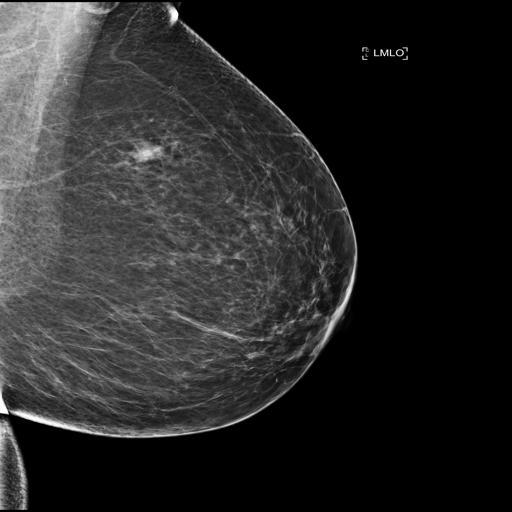
%> input picture IMG meli/1360800566.jpeg, 512 x 512 px
$ octave --eval "result = TumorMama('../IMG meli/1360800566.jpeg');"   (GNU Octave 9; MATLAB toolbox functions it lacks are replaced by stand-ins)
%> lines starting %> are read from the running program, lines starting %| are printed output that depends on the picture; in (x1, y1, x2, y2) boxes, pixels count from 0 and x2, y2 are one past the last pixel; in counts of white or black regions, pixels touching at a corner belong together; the program's own positions count from 1
function tumor = TumorMama(filename)
%> called with filename = '../IMG meli/1360800566.jpeg'

%Leemos imagen
img=imread(filename);
%> img is the input picture: size 512x512 uint8; min 0, max 255, mean 39.7

%Sino está en escala de grises, la modifico para que lo esté
gray = ismatrix(img);
%> gray = true
gris=img;
if gray == false %no esta en escala de grises
    gris = rgb2gray(img);
end


%Determinamos un umbral en función del histograma ecualizado
%Modificamos la imagen en función del umbral
J=histeq(gris);
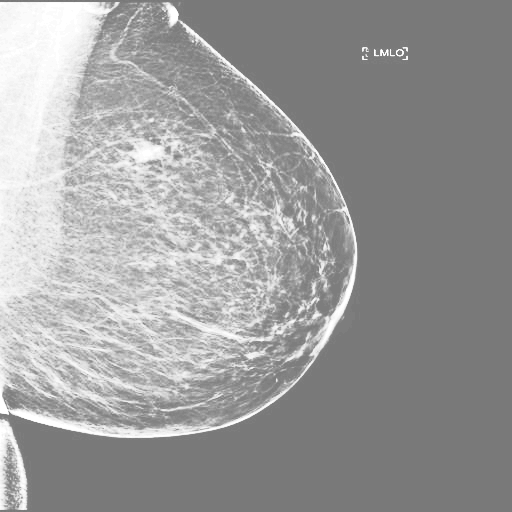
%> J: size 512x512 uint8; min 121, max 255, mean 156
umbral1=150;
umbral2=255;

img_out=imadjust(gris,[umbral1, umbral2]/255, [0, 255]/255);
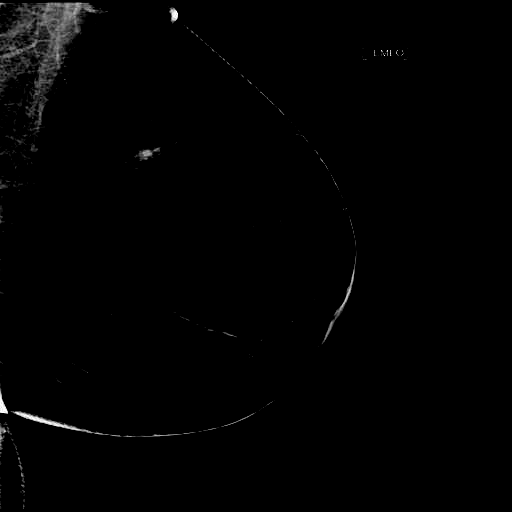
%> img_out: size 512x512 uint8; min 0, max 255, mean 2.2

%Binarizamos la imagen
BW=imbinarize(img_out);
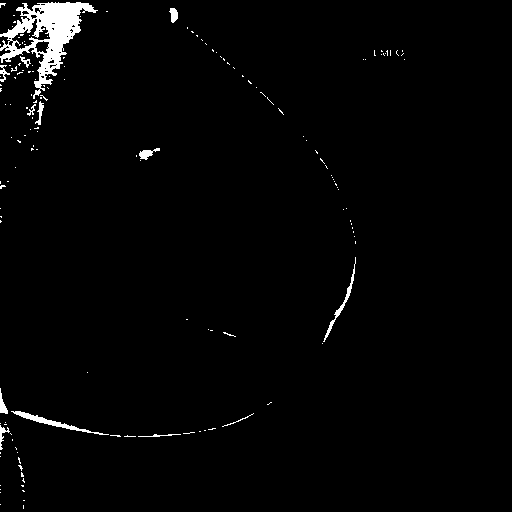
%> BW: size 512x512 logical; 1.9% white; 156 white regions (143 under 20 px), largest, box (x1, y1, x2, y2) and area: (0, 2, 98, 99) 3180, (11, 411, 109, 435) 373, (323, 257, 356, 342) 243

%Creamos un elemento estructurante con el que vamos a realizar operaciones
%morfológicas sobre la mamografía
se=strel('disk',7);
BW=imclose(BW,se);
%> BW: size 512x512 logical; 2.9% white; 71 white regions (60 under 20 px), largest, box (x1, y1, x2, y2) and area: (0, 2, 98, 132) 5728, (0, 388, 109, 457) 784, (322, 257, 356, 344) 254

%% ELIMINO BORDES

[B,L]=bwboundaries(BW);
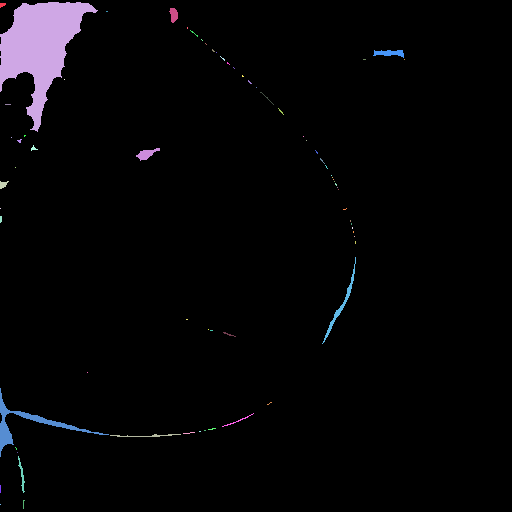
%> L: size 512x512 double; 72 distinct labels, from 0 to 71; one colour per label, 0 black
%> B = 71 boundaries; largest, box (x1, y1, x2, y2) and points: (0, 2, 98, 132) 425, (0, 388, 109, 457) 343, (322, 257, 356, 344) 174, (110, 434, 181, 437) 141, (18, 456, 25, 493) 73

borde=size(L,2); %Nos quedamos con la altura de la matriz de etiquetas
%> borde = 512

%Obtengo índices de donde empieza y termina la matriz de etiquetas
num=0;
max_inicio=max(L(:,1));
%> max_inicio = 8
max_final=max(L(:,borde));
%> max_final = 0

%Si se encuentra un elemento en el borde, es ruido, lo eliminamos
for i=1:max_inicio
    fila_inicio=find(L(:,1)==i);

    if ~isempty(fila_inicio)
        distinta_cero1 = fila_inicio(1);
        num1=L(distinta_cero1,1);
        L(L==num1)=0;
    end
end
%> this loop made 8 passes
%> (fila_inicio, distinta_cero1) on passes 1, 3, 4, 5, 7, 8: ([4; 5; 6; 7; 8], 4), ([182; 183; 184; 185; 186; 187; 188; 189], 182), (209, 209), ([217; 218; 219; 220; 221; 222; 223], 217), ([486; 487; 488; 489; 490; 491; 492; 493], 486), (505, 505)
%> distinta_cero1 on passes 2, 6: 35, 389
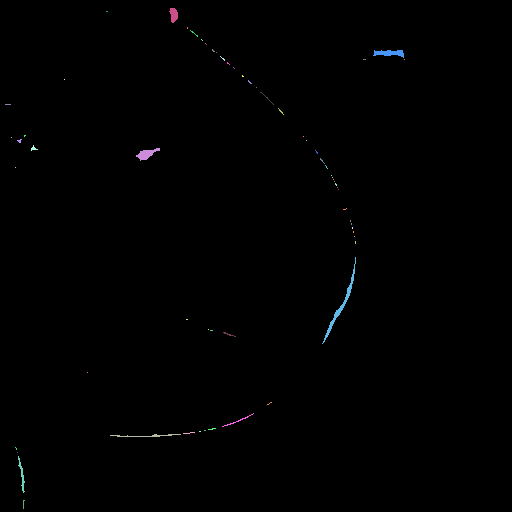
%> L: size 512x512 double; 64 distinct labels, from 0 to 71; one colour per label, 0 black

%Lo mismo hacemos para el otro borde
for i=1:max_final
     fila_final=find(L(:,borde)==i);

    if ~isempty(fila_final)
        distinta_cero2 = fila_final(1);
        num2=L(distinta_cero2,borde);
        L(L==num2)=0;
    end
end
%> this loop made 0 passes
%%

%Binarizamos la matriz de etiquetas
BWL=imbinarize(L);
%> BWL: size 512x512 logical; 0.41% white; 63 white regions (56 under 20 px), largest, box (x1, y1, x2, y2) and area: (322, 257, 356, 344) 254, (373, 50, 404, 58) 150, (136, 148, 160, 161) 144

%Creamos un elemento estructurante con el que vamos a realizar operaciones
%morfológicas sobre la mamografía
%---------------------
SE1=strel('square',5);
SE2=strel('disk',3);
SE3=strel('disk',10);
%

%TUVE QUE EROSIONAR PARA SACAR RUIDO! Dilatamos para agrandar y suavizar
%los elementos que se encuentran en la imagen
BW2=imerode(BWL,SE1);
%> BW2: size 512x512 logical; 0.02% white in thin lines or dots, all inside (x1, y1, x2, y2) = (141, 10, 401, 158)
BW2=imdilate(BW2,SE3);
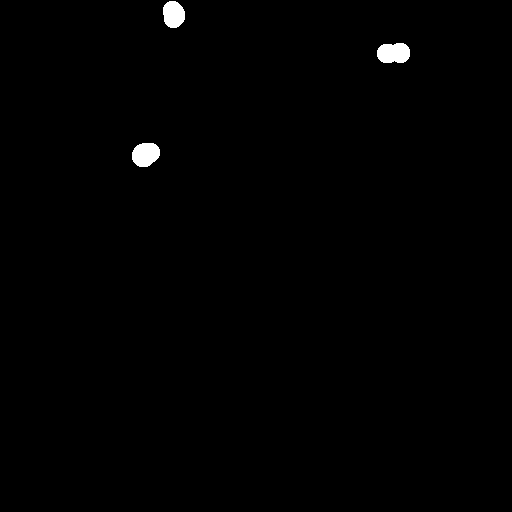
%> BW2: size 512x512 logical; 0.6% white; 3 white regions, box (x1, y1, x2, y2) and area: (377, 43, 410, 63) 565, (132, 143, 160, 167) 535, (163, 1, 185, 28) 477

mask=BW2;


% Le sacamos el área, el perímetro y el centroide de cada elemento presente
L1 = bwlabel(mask);
%> L1: size 512x512 double; 4 distinct labels, from 0 to 3
prop = regionprops(L1, 'Area', 'Perimeter', 'Centroid');
%> prop = 3 regions; Area, Centroid and Perimeter: 565 [394.2 53.7] 87.61, 535 [146.2 155] 79.76, 477 [174.2 15] 75.17
areas = [prop.Area];
%> areas = [535 477 565]
perimeters = [prop.Perimeter];
%> perimeters = [79.76 75.17 87.61]

%Calculamos el factor de redondez
for k = 1:length(prop)
    r = perimeters(k)/(2*pi) + 0.5;
    FR(k) = (4*pi*areas(k))/(perimeters(k)^2)*(1 - 0.5/r)^2;
end
%> this loop made 3 passes
%> r on passes 1 to 3: 13.19, 12.46, 14.44
%> after the loop, FR = [0.978 0.977 0.862]

%Si el FR es menor a 0.55 determinamos que no es un tumor ni una masa que
%nos interese, la eliminamos de la imagen
for i=1:length(prop)
    if FR(i) < 0.55
       mask(L1 == i) = 0;
    end
end
%> this loop made 3 passes

%%Saco matriz de etiquetas y area de los elementos de la mascara modificada
L2 = bwlabel(mask);
prop2 = regionprops(mask, 'Area');
%> prop2 = 3 regions; Area: 565, 535, 477
areas2 = [prop2.Area];
%> areas2 = [535 477 565]

%Obtengo el indice del elemento de mayor area
[valor_max, indice_circulo_mas_grande] = max(areas2);
%> valor_max = 565; indice_circulo_mas_grande = 3

%Si hay más de un elemento de la máscara, me quedo con el objeto más grande, es decir el tumor
if length(areas2)>1
   for i=1:length(areas2)
       mask(L2 ~= indice_circulo_mas_grande) = 0;
   end
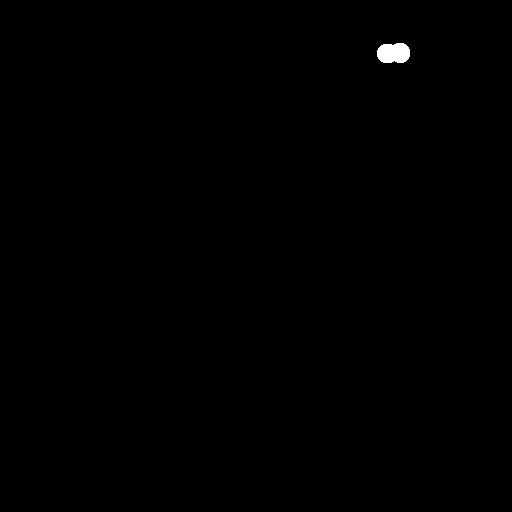
%> mask: size 512x512 logical; 0.22% white; 1 white region, box (x1, y1, x2, y2) and area: (377, 43, 410, 63) 565
end

% Segmentamos la zona del tumor
tumor=BW.*mask;
%> tumor: size 512x512 double; values 0 (black) and 1 (white), 0.05% white; 2 white regions (1 under 20 px), largest, box (x1, y1, x2, y2) and area: (377, 50, 404, 58) 134

%Obtenemos bordes y matriz de etiquetas de la zona dilatada del tumor
[B3,L3] = bwboundaries(tumor);
%> L3: size 512x512 double; 3 distinct labels, from 0 to 2
%> B3 = 2 boundaries; box (x1, y1, x2, y2) and points: (377, 50, 404, 58) 62, (404, 59, 405, 60) 2

%Obtenemos los elementos dentro de la zona dilatada del tumor
prop3 = regionprops(L3, 'Area');
%> prop3 = 2 regions; Area: 134, 1
areas3 = [prop3.Area];
%> areas3 = [134 1]
[valor_max, indice_circulo_mas_grande3] = max(areas3);
%> valor_max = 134; indice_circulo_mas_grande3 = 1

% Eliminar los objetos pequeÃ±os si hay mas de un objeto en la imagen
if length(areas3)>1
   for i=1:length(areas3)
       tumor(L3 ~= indice_circulo_mas_grande3) = 0;
   end
%> this loop made 2 passes
%> tumor: size 512x512 double; values 0 (black) and 1 (white), 0.05% white; 1 white region, box (x1, y1, x2, y2) and area: (377, 50, 404, 58) 134
end
end

$ run again, on IMG meli/1506392319.jpeg
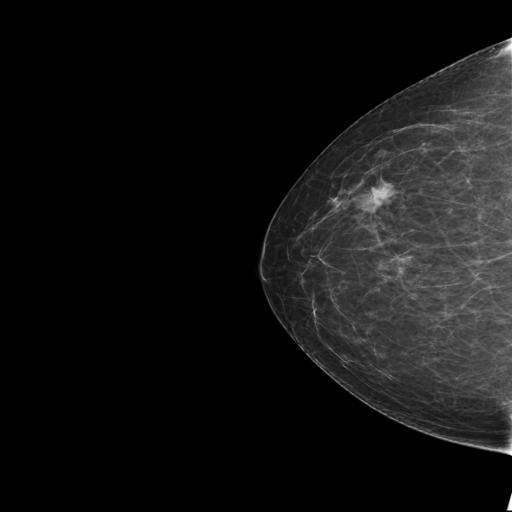
%> input picture IMG meli/1506392319.jpeg, 512 x 512 px
%> in TumorMama, img is the input picture: size 512x512 uint8; min 0, max 255, mean 18.3
%> in TumorMama, `J=histeq(gris);`:
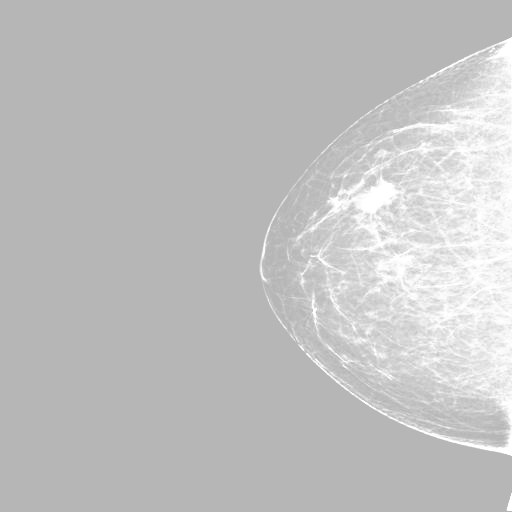
%> J: size 512x512 uint8; min 182, max 255, mean 192.4
%> B = 4 boundaries; box (x1, y1, x2, y2) and points: (373, 188, 387, 203) 39, (498, 444, 512, 455) 39, (505, 38, 512, 54) 36, (508, 495, 512, 510) 32
%> max_inicio = 0
%> max_final = 4
%> the loop in TumorMama, `for i=1:max_final` made 4 passes
%> (fila_final, distinta_cero2) on pass 2: ([445; 446; 447; 448; 449; 450; 451; 452; 453; 454; 455], 445)
%> BWL: size 512x512 logical; 0.05% white; 1 white region, box (x1, y1, x2, y2) and area: (373, 188, 387, 203) 126
%> L1: size 512x512 double; values 0 (black) and 1 (white), 0.2% white; 1 white region, box (x1, y1, x2, y2) and area: (367, 183, 393, 208) 520
%> prop = 1 region; Area, Centroid and Perimeter: 520 [379.9 195.4] 78.16
%> areas = 520
%> perimeters = 78.16
%> the loop in TumorMama, `for k = 1:length(prop)` made 1 pass
%> r on pass 1: 12.94
%> the loop in TumorMama, `for i=1:length(prop)` made 1 pass
%> prop2 = 1 region; Area: 520
%> areas2 = 520
%> in TumorMama, `[valor_max, indice_circulo_mas_grande] = max(areas2);`: indice_circulo_mas_grande = 1
%> B3 = 1 boundary; box (x1, y1, x2, y2) and points: (373, 188, 387, 203) 39
%> prop3 = 1 region; Area: 126
%> areas3 = 126
%> in TumorMama, `[valor_max, indice_circulo_mas_grande3] = max(areas3);`: indice_circulo_mas_grande3 = 1

$ run again, on IMG meli/1507275789.jpeg
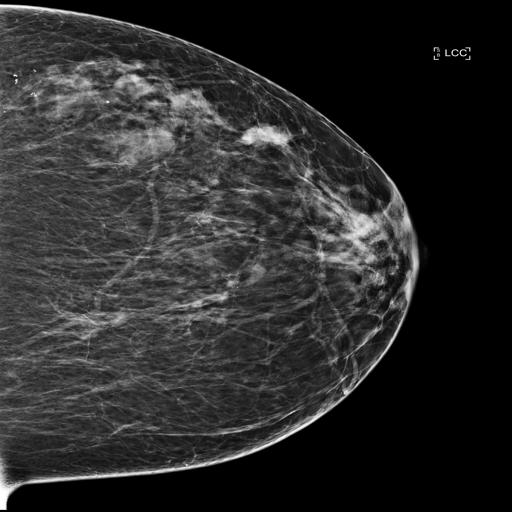
%> input picture IMG meli/1507275789.jpeg, 512 x 512 px
%> in TumorMama, img is the input picture: size 512x512 uint8; min 0, max 255, mean 42.4
%> B = 92 boundaries; largest, box (x1, y1, x2, y2) and points: (27, 403, 337, 483) 622, (319, 194, 378, 262) 214, (0, 5, 91, 16) 183, (366, 318, 403, 375) 113, (0, 467, 20, 510) 108
%> max_inicio = 2
%> max_final = 0
%> the loop in TumorMama, `for i=1:max_inicio` made 2 passes
%> (fila_inicio, distinta_cero1, num1) on pass 1: ([6; 7; 8], 6, 1)
%> BWL: size 512x512 logical; 1.4% white; 90 white regions (72 under 20 px), largest, box (x1, y1, x2, y2) and area: (319, 194, 378, 262) 936, (27, 403, 337, 483) 752, (242, 127, 287, 144) 476
%> L1: size 512x512 double; 7 distinct labels, from 0 to 6
%> prop = 6 regions; Area, Centroid and Perimeter: 2649 [354.5 232.4] 270, 1297 [265.8 136.9] 139.7, 657 [183.8 99.7] 93.78, 647 [140.5 83.5] 96.1, 535 [461.9 53.9] 81.3, 293 [407 221] 57.3
%> areas = [647 657 1297 2649 293 535]
%> perimeters = [96.1 93.78 139.7 270 57.3 81.3]
%> the loop in TumorMama, `for k = 1:length(prop)` made 6 passes
%> r on passes 1 to 6: 15.79, 15.43, 22.73, 43.47, 9.62, 13.44
%> after the loop in TumorMama, `for k = 1:length(prop)`: FR = [0.826 0.879 0.799 0.446 1.01 0.943]
%> the loop in TumorMama, `for i=1:length(prop)` made 6 passes
%> after the loop in TumorMama, `for i=1:length(prop)`:
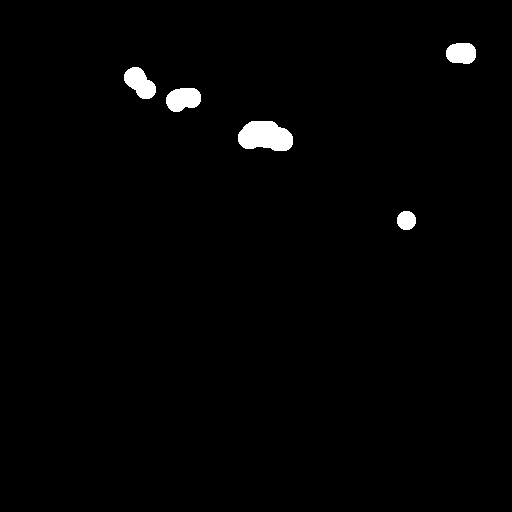
%> mask: size 512x512 logical; 1.3% white; 5 white regions, box (x1, y1, x2, y2) and area: (238, 121, 293, 151) 1297, (166, 88, 201, 112) 657, (124, 67, 156, 99) 647, (446, 43, 476, 64) 535, (397, 211, 416, 230) 293
%> L2: size 512x512 double; 6 distinct labels, from 0 to 5
%> prop2 = 5 regions; Area: 1297, 657, 647, 535, 293
%> areas2 = [647 657 1297 293 535]
%> in TumorMama, `[valor_max, indice_circulo_mas_grande] = max(areas2);`: valor_max = 1297; indice_circulo_mas_grande = 3
%> the loop in TumorMama, `for i=1:length(areas2)` made 5 passes
%> after the loop in TumorMama, `for i=1:length(areas2)`:
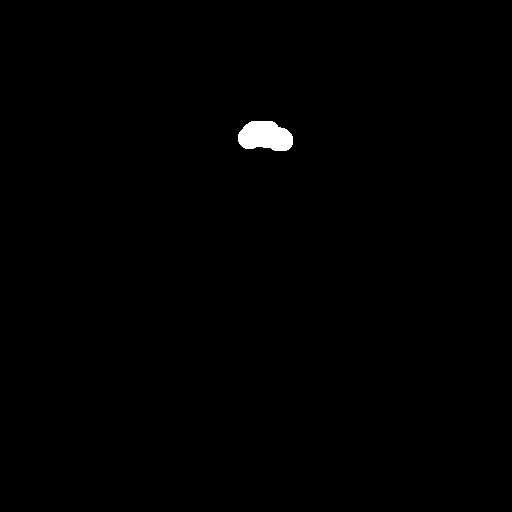
%> mask: size 512x512 logical; 0.49% white; 1 white region, box (x1, y1, x2, y2) and area: (238, 121, 293, 151) 1297
%> tumor: size 512x512 double; values 0 (black) and 1 (white), 0.18% white; 1 white region, box (x1, y1, x2, y2) and area: (242, 127, 287, 144) 476
%> B3 = 1 boundary; box (x1, y1, x2, y2) and points: (242, 127, 287, 144) 96
%> prop3 = 1 region; Area: 476
%> areas3 = 476
%> in TumorMama, `[valor_max, indice_circulo_mas_grande3] = max(areas3);`: indice_circulo_mas_grande3 = 1
